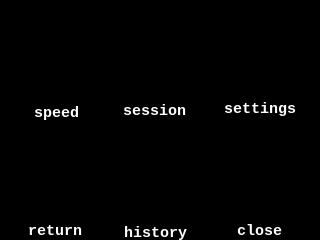
<?xml version="1.0" encoding="UTF-8"?>
<ui version="4.0">
 <class>Dialog</class>
 <widget class="QDialog" name="Dialog">
  <property name="geometry">
   <rect>
    <x>0</x>
    <y>0</y>
    <width>320</width>
    <height>240</height>
   </rect>
  </property>
  <property name="sizePolicy">
   <sizepolicy hsizetype="Fixed" vsizetype="Fixed">
    <horstretch>0</horstretch>
    <verstretch>0</verstretch>
   </sizepolicy>
  </property>
  <property name="minimumSize">
   <size>
    <width>320</width>
    <height>240</height>
   </size>
  </property>
  <property name="windowTitle">
   <string>Dialog</string>
  </property>
  <property name="styleSheet">
   <string notr="true">background-color: rgb(0, 0, 0);</string>
  </property>
  <widget class="QLabel" name="i_settings">
   <property name="geometry">
    <rect>
     <x>220</x>
     <y>10</y>
     <width>81</width>
     <height>81</height>
    </rect>
   </property>
   <property name="sizePolicy">
    <sizepolicy hsizetype="Fixed" vsizetype="Fixed">
     <horstretch>0</horstretch>
     <verstretch>0</verstretch>
    </sizepolicy>
   </property>
   <property name="cursor">
    <cursorShape>BlankCursor</cursorShape>
   </property>
   <property name="styleSheet">
    <string notr="true"/>
   </property>
   <property name="text">
    <string>TextLabel</string>
   </property>
  </widget>
  <widget class="QLineEdit" name="le_settings">
   <property name="enabled">
    <bool>false</bool>
   </property>
   <property name="geometry">
    <rect>
     <x>220</x>
     <y>100</y>
     <width>81</width>
     <height>16</height>
    </rect>
   </property>
   <property name="sizePolicy">
    <sizepolicy hsizetype="Fixed" vsizetype="Fixed">
     <horstretch>0</horstretch>
     <verstretch>0</verstretch>
    </sizepolicy>
   </property>
   <property name="font">
    <font>
     <family>Consolas</family>
     <pointsize>11</pointsize>
     <weight>75</weight>
     <bold>true</bold>
    </font>
   </property>
   <property name="mouseTracking">
    <bool>false</bool>
   </property>
   <property name="focusPolicy">
    <enum>Qt::NoFocus</enum>
   </property>
   <property name="acceptDrops">
    <bool>false</bool>
   </property>
   <property name="styleSheet">
    <string notr="true">color: rgb(255, 255, 255);
border: 3px;</string>
   </property>
   <property name="text">
    <string>settings</string>
   </property>
   <property name="frame">
    <bool>false</bool>
   </property>
   <property name="echoMode">
    <enum>QLineEdit::Normal</enum>
   </property>
   <property name="cursorPosition">
    <number>0</number>
   </property>
   <property name="alignment">
    <set>Qt::AlignCenter</set>
   </property>
   <property name="readOnly">
    <bool>true</bool>
   </property>
   <property name="cursorMoveStyle">
    <enum>Qt::VisualMoveStyle</enum>
   </property>
  </widget>
  <widget class="QLabel" name="i_session">
   <property name="geometry">
    <rect>
     <x>110</x>
     <y>10</y>
     <width>81</width>
     <height>81</height>
    </rect>
   </property>
   <property name="sizePolicy">
    <sizepolicy hsizetype="Fixed" vsizetype="Fixed">
     <horstretch>0</horstretch>
     <verstretch>0</verstretch>
    </sizepolicy>
   </property>
   <property name="cursor">
    <cursorShape>BlankCursor</cursorShape>
   </property>
   <property name="styleSheet">
    <string notr="true"/>
   </property>
   <property name="text">
    <string>TextLabel</string>
   </property>
  </widget>
  <widget class="QLineEdit" name="le_session">
   <property name="enabled">
    <bool>false</bool>
   </property>
   <property name="geometry">
    <rect>
     <x>120</x>
     <y>100</y>
     <width>71</width>
     <height>21</height>
    </rect>
   </property>
   <property name="sizePolicy">
    <sizepolicy hsizetype="Fixed" vsizetype="Fixed">
     <horstretch>0</horstretch>
     <verstretch>0</verstretch>
    </sizepolicy>
   </property>
   <property name="font">
    <font>
     <family>Consolas</family>
     <pointsize>11</pointsize>
     <weight>75</weight>
     <bold>true</bold>
    </font>
   </property>
   <property name="mouseTracking">
    <bool>false</bool>
   </property>
   <property name="focusPolicy">
    <enum>Qt::NoFocus</enum>
   </property>
   <property name="acceptDrops">
    <bool>false</bool>
   </property>
   <property name="styleSheet">
    <string notr="true">color: rgb(255, 255, 255);
border: 3px;</string>
   </property>
   <property name="text">
    <string>session</string>
   </property>
   <property name="alignment">
    <set>Qt::AlignCenter</set>
   </property>
   <property name="readOnly">
    <bool>true</bool>
   </property>
  </widget>
  <widget class="QLabel" name="i_speedlogic">
   <property name="geometry">
    <rect>
     <x>10</x>
     <y>10</y>
     <width>81</width>
     <height>81</height>
    </rect>
   </property>
   <property name="sizePolicy">
    <sizepolicy hsizetype="Fixed" vsizetype="Fixed">
     <horstretch>0</horstretch>
     <verstretch>0</verstretch>
    </sizepolicy>
   </property>
   <property name="cursor">
    <cursorShape>BlankCursor</cursorShape>
   </property>
   <property name="styleSheet">
    <string notr="true"/>
   </property>
   <property name="text">
    <string>TextLabel</string>
   </property>
  </widget>
  <widget class="QLabel" name="i_close">
   <property name="geometry">
    <rect>
     <x>220</x>
     <y>130</y>
     <width>81</width>
     <height>81</height>
    </rect>
   </property>
   <property name="sizePolicy">
    <sizepolicy hsizetype="Fixed" vsizetype="Fixed">
     <horstretch>0</horstretch>
     <verstretch>0</verstretch>
    </sizepolicy>
   </property>
   <property name="cursor">
    <cursorShape>BlankCursor</cursorShape>
   </property>
   <property name="styleSheet">
    <string notr="true"/>
   </property>
   <property name="text">
    <string>exit app</string>
   </property>
  </widget>
  <widget class="QLineEdit" name="le_close">
   <property name="enabled">
    <bool>false</bool>
   </property>
   <property name="geometry">
    <rect>
     <x>230</x>
     <y>220</y>
     <width>61</width>
     <height>21</height>
    </rect>
   </property>
   <property name="sizePolicy">
    <sizepolicy hsizetype="Fixed" vsizetype="Fixed">
     <horstretch>0</horstretch>
     <verstretch>0</verstretch>
    </sizepolicy>
   </property>
   <property name="font">
    <font>
     <family>Consolas</family>
     <pointsize>11</pointsize>
     <weight>75</weight>
     <bold>true</bold>
    </font>
   </property>
   <property name="mouseTracking">
    <bool>false</bool>
   </property>
   <property name="focusPolicy">
    <enum>Qt::NoFocus</enum>
   </property>
   <property name="acceptDrops">
    <bool>false</bool>
   </property>
   <property name="styleSheet">
    <string notr="true">color: rgb(255, 255, 255);
border: 3px;</string>
   </property>
   <property name="text">
    <string>close</string>
   </property>
   <property name="alignment">
    <set>Qt::AlignCenter</set>
   </property>
   <property name="readOnly">
    <bool>true</bool>
   </property>
  </widget>
  <widget class="QLabel" name="i_session_history">
   <property name="geometry">
    <rect>
     <x>110</x>
     <y>130</y>
     <width>81</width>
     <height>81</height>
    </rect>
   </property>
   <property name="sizePolicy">
    <sizepolicy hsizetype="Fixed" vsizetype="Fixed">
     <horstretch>0</horstretch>
     <verstretch>0</verstretch>
    </sizepolicy>
   </property>
   <property name="cursor">
    <cursorShape>BlankCursor</cursorShape>
   </property>
   <property name="styleSheet">
    <string notr="true"/>
   </property>
   <property name="text">
    <string>exit app</string>
   </property>
  </widget>
  <widget class="QPlainTextEdit" name="pte_speed_logic">
   <property name="enabled">
    <bool>false</bool>
   </property>
   <property name="geometry">
    <rect>
     <x>30</x>
     <y>100</y>
     <width>51</width>
     <height>21</height>
    </rect>
   </property>
   <property name="sizePolicy">
    <sizepolicy hsizetype="Fixed" vsizetype="Fixed">
     <horstretch>0</horstretch>
     <verstretch>0</verstretch>
    </sizepolicy>
   </property>
   <property name="font">
    <font>
     <family>Consolas</family>
     <pointsize>11</pointsize>
     <weight>75</weight>
     <bold>true</bold>
    </font>
   </property>
   <property name="focusPolicy">
    <enum>Qt::NoFocus</enum>
   </property>
   <property name="acceptDrops">
    <bool>false</bool>
   </property>
   <property name="styleSheet">
    <string notr="true">color: rgb(255, 255, 255);
border: 3px;</string>
   </property>
   <property name="frameShape">
    <enum>QFrame::HLine</enum>
   </property>
   <property name="lineWidth">
    <number>0</number>
   </property>
   <property name="verticalScrollBarPolicy">
    <enum>Qt::ScrollBarAlwaysOff</enum>
   </property>
   <property name="horizontalScrollBarPolicy">
    <enum>Qt::ScrollBarAlwaysOff</enum>
   </property>
   <property name="undoRedoEnabled">
    <bool>false</bool>
   </property>
   <property name="lineWrapMode">
    <enum>QPlainTextEdit::NoWrap</enum>
   </property>
   <property name="readOnly">
    <bool>true</bool>
   </property>
   <property name="plainText">
    <string>speed</string>
   </property>
  </widget>
  <widget class="QPlainTextEdit" name="pte_session_history">
   <property name="enabled">
    <bool>false</bool>
   </property>
   <property name="geometry">
    <rect>
     <x>120</x>
     <y>220</y>
     <width>71</width>
     <height>21</height>
    </rect>
   </property>
   <property name="sizePolicy">
    <sizepolicy hsizetype="Fixed" vsizetype="Fixed">
     <horstretch>0</horstretch>
     <verstretch>0</verstretch>
    </sizepolicy>
   </property>
   <property name="font">
    <font>
     <family>Consolas</family>
     <pointsize>11</pointsize>
     <weight>75</weight>
     <bold>true</bold>
    </font>
   </property>
   <property name="styleSheet">
    <string notr="true">color: rgb(255, 255, 255);
border: 3px;</string>
   </property>
   <property name="frameShape">
    <enum>QFrame::NoFrame</enum>
   </property>
   <property name="lineWidth">
    <number>0</number>
   </property>
   <property name="verticalScrollBarPolicy">
    <enum>Qt::ScrollBarAlwaysOff</enum>
   </property>
   <property name="horizontalScrollBarPolicy">
    <enum>Qt::ScrollBarAlwaysOff</enum>
   </property>
   <property name="undoRedoEnabled">
    <bool>false</bool>
   </property>
   <property name="lineWrapMode">
    <enum>QPlainTextEdit::NoWrap</enum>
   </property>
   <property name="readOnly">
    <bool>true</bool>
   </property>
   <property name="plainText">
    <string>history</string>
   </property>
  </widget>
  <widget class="QLabel" name="i_return">
   <property name="geometry">
    <rect>
     <x>10</x>
     <y>130</y>
     <width>81</width>
     <height>81</height>
    </rect>
   </property>
   <property name="sizePolicy">
    <sizepolicy hsizetype="Fixed" vsizetype="Fixed">
     <horstretch>0</horstretch>
     <verstretch>0</verstretch>
    </sizepolicy>
   </property>
   <property name="cursor">
    <cursorShape>BlankCursor</cursorShape>
   </property>
   <property name="styleSheet">
    <string notr="true"/>
   </property>
   <property name="text">
    <string>exit app</string>
   </property>
  </widget>
  <widget class="QLineEdit" name="le_return">
   <property name="enabled">
    <bool>false</bool>
   </property>
   <property name="geometry">
    <rect>
     <x>20</x>
     <y>220</y>
     <width>71</width>
     <height>21</height>
    </rect>
   </property>
   <property name="sizePolicy">
    <sizepolicy hsizetype="Fixed" vsizetype="Fixed">
     <horstretch>0</horstretch>
     <verstretch>0</verstretch>
    </sizepolicy>
   </property>
   <property name="font">
    <font>
     <family>Consolas</family>
     <pointsize>11</pointsize>
     <weight>75</weight>
     <bold>true</bold>
    </font>
   </property>
   <property name="mouseTracking">
    <bool>false</bool>
   </property>
   <property name="focusPolicy">
    <enum>Qt::NoFocus</enum>
   </property>
   <property name="acceptDrops">
    <bool>false</bool>
   </property>
   <property name="styleSheet">
    <string notr="true">color: rgb(255, 255, 255);
border: 3px;</string>
   </property>
   <property name="text">
    <string>return</string>
   </property>
   <property name="alignment">
    <set>Qt::AlignCenter</set>
   </property>
   <property name="readOnly">
    <bool>true</bool>
   </property>
  </widget>
 </widget>
 <resources/>
 <connections/>
</ui>
